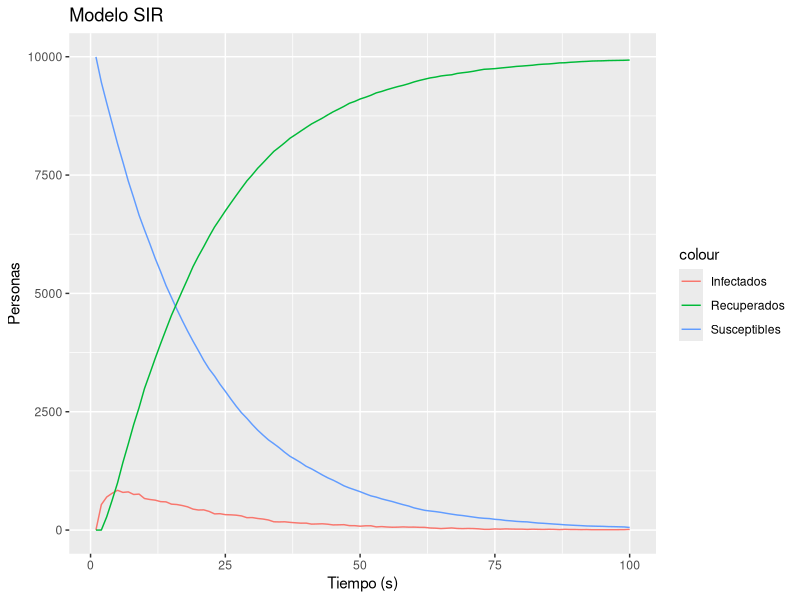

Generate this figure with R:

library(data.table)
library(ggplot2)

dias <- 100
t <- 1:dias

S <- rep(0, dias)
I <- rep(0, dias)
R <- rep(0, dias)

N <- 10000
I[1] <- 3
S[1] <- N-I[1]-R[1]

p_infeccion <- 0.05
p_recuperacion <- 0.5

for( i in seq(dias-1) ) {
  infected <- sum(rbinom(S[i], 1, p_infeccion))
  recovered <- sum(rbinom(I[i], 1, p_recuperacion))
  S[i+1] <- S[i]-infected
  I[i+1] <- I[i]+infected-recovered
  R[i+1] <- R[i]+recovered
}

p <- ggplot() +
  geom_line(aes(x=t, y=S, color='Susceptibles')) +
  geom_line(aes(x=t, y=I, color='Infectados')) +
  geom_line(aes(x=t, y=R, color='Recuperados')) +
  xlab('Tiempo (s)') +
  ylab('Personas') +
  labs(title = 'Modelo SIR')

p